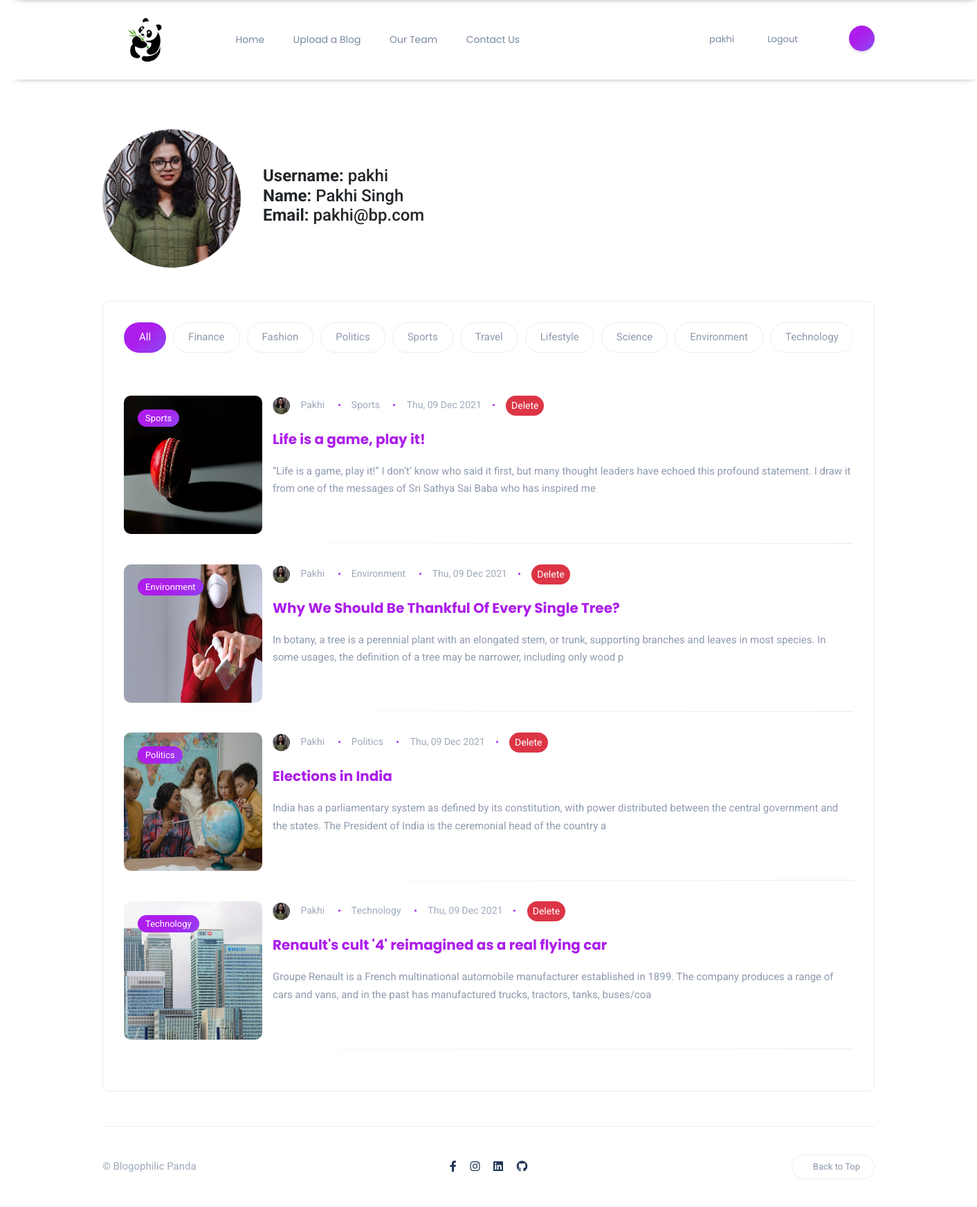
/accounts/profile/pakhi (signed in), run on the app's committed database.
### accounts/models.py (models this page shows, shortened)
class Profile(models.Model):
    user = models.OneToOneField(User, on_delete=models.CASCADE)
    image = models.ImageField(upload_to = 'profile_pics', null=True)
    slug = models.SlugField(max_length=264, unique=True, editable=False, default='')
    def __str__(self):
        return f'{self.user.username}'

### content/models.py (models this page shows, shortened)
class BlogPost(models.Model):
    author = models.ForeignKey(User, on_delete=models.CASCADE, related_name= 'post_author')
    blog_title = models.CharField(max_length= 264)
    slug = models.SlugField(max_length=264, unique=True, default='',editable=False)
    blog_content = models.TextField()
    blog_image = models.ImageField(upload_to= 'blog_image')
    publish_date = models.DateTimeField(auto_now_add=True)
    category = models.ForeignKey(Category, on_delete = models.CASCADE, related_name ='blog_cat')
    likes = models.ManyToManyField(User, related_name='blog_posts')
    class Meta:
        ordering = ['-publish_date']

class Category(models.Model):
    category = models.CharField(max_length = 50, unique = True)
    def __str__(self):
        return self.category

### accounts/views.py (the view)
# urls.py: path('profile/<slug:profile_slug>', views.profile, name='profile'),
@login_required(login_url='login')
def profile(request, profile_slug):
    profile = Profile.objects.get(slug = profile_slug)
    user = User.objects.get(username = profile)
    blogs = BlogPost.objects.filter(author = user)
    context = {
        "blogs": blogs,
        "tags": {
        'Finance': 'Finance',
        'Fashion': 'Fashion',
        'Politics' : 'Politics',
        'Sports' : 'Sports',
        'Travel' : 'Travel',
        'Lifestyle' : 'Lifestyle',
        'Science' : 'Science',
        'Environment' : 'Environment',
        'Technology' : 'Technology',
        },
        "profile_det": profile,
        "user_det": user,
    }
    return render(request, "accounts/profile.html", context)

### content/template_tags/get_post_Cat.py (called while the page is built)
@register.filter
def get_post_Cat(dictionary, key):
    return dictionary.get(str(key))

### templates/accounts/profile.html (shortened to what this page needs)
{% extends "base.html" %}
{% load get_post_Cat %}
{% load static %}
{% block content %}
<link rel="stylesheet" href="{% static 'css/blogs/home.css' %}">
<section id="hero">
    <div class="container-xl">
        <div class="row gy-4 d-flex flex-row flex-nowrap my-5 align-items-center">
            <li class="list-inline-item" style="width: auto;">
                <img src="{{ profile_det.image.url }}" class="author rounded-circle" alt="" style="height: 200px; width: 200px;">
            </li>
            <div class="h4 text-dark">
                <b>Username: </b>{{ user_det.username }}<br>
                <b>Name: </b>{{ user_det.first_name }} {{ user_det.last_name }}<br>
                {% if user.username == user_det.username %}
                <b>Email: </b>{{ user_det.email }}<br>
                {% endif %}
            </div>
        </div>
        <div class="row gy-4">
            <div class="col-lg-12">
                <div class="post-tabs rounded bordered">
                    <ul class="nav nav-tabs nav-pills nav-fill nav-category" id="postTab" role="tablist">
                        <li class="nav-item" role="presentation">
                            <button aria-controls="all" aria-selected="true" class="nav-link active"
                                data-bs-target="#all" data-bs-toggle="tab" id="all-tab" role="tab"
                                type="submit">
                                All
                            </button>
                        </li>
                        {% for tag in tags %}
                        <li class="nav-item" role="presentation">
                            <button aria-controls="{{ tag }}" aria-selected="false" class="nav-link"
                                data-bs-target="#{{ tag }}" data-bs-toggle="tab" id="{{ tag }}-tab" role="tab"
                                type="submit">
                                {{ tag }}
                            </button>
                        </li>
                        {% endfor %}
                    </ul>
                    <div class="tab-content" id="postsTabContent">
                    <div class="row tab-pane fade show active" id="all" aria-labelledby="all-tab" role="tabpanel">
                        {% for blog in blogs %}
                        <div class="col-md-12 col-sm-6">
                            <div class="post post-list clearfix">
                                <div class="thumb rounded">
                                    <a href="" class="category-badge position-absolute">{{ tags|get_post_Cat:blog.category }}</a>
                                    <a href="{% url 'blog_details' the_slug=blog.slug %}">
                                        <div class="inner">
                                            <img src="/media/{{ blog.blog_image }}" alt="" style="height: 200px; width: 200px;">
                                        </div>
                                    </a>
                                </div>
                                <div class="details">
                                    <ul class="meta list-inline mb-3">
                                        <li class="list-inline-item">
                                            <img src="{{ blog.author.profile.image.url }}" class="author" alt="" style="height: 25px; width: 25px;">
                                            {{ blog.author|capfirst }}
                                        </li>
                                        <li class="list-inline-item">
                                            {{ tags|get_post_Cat:blog.category}}</a>
                                        </li>
                                        <li class="list-inline-item">{{ blog.publish_date|date:"D, d M Y" }}</li>
                                        {% if user.username == user_det.username %}
                                        <li class="list-inline-item"><a class="btn btn-danger text-white btn-sm" href="{% url 'blog_delete' the_slug=blog.slug %}">Delete</a></li>
                                        {% endif %}
                                    </ul>
                                    <h5 class="post-tile">
                                        <a href="{% url 'blog_details' the_slug=blog.slug %}">
                                            {{ blog.blog_title }}
                                        </a>
                                    </h5>
                                    <p class="excerpt mb-0">
                                        {{ blog.blog_content|slice:":200" }}
                                    </p>
                                    <div class="post-bottom clearfix d-flex align-items-center">
                                        <div class="social-share me-auto">
                                        </div>
                                    </div>
                                </div>
                            </div>
                        </div>
                        {% endfor %}
                    </div>
                    </div>
                </div>
            </div>
        </div>
    </div>
</section>
{% endblock content %}

### templates/navbar.html (shortened to what this page needs)
{% load static %}
<link rel="stylesheet" href="{% static 'css/navbar.css' %}">
<header class="header-default">
    <nav class="navbar navbar-expand-lg">
        <div class="container-xl">
            <a href="{% url 'home' %}" class="navbar-brand">
                <img src="{% static 'images/logo.png' %}" alt="" style="height: 75px;">
            </a>
            <div class="collapse navbar-collapse">
                <ul class="navbar-nav mr-auto">
                    <li class="nav-item ">
                        <a href="{% url 'home' %}" class="nav-link ">Home</a>
                    </li>
                    <li class="nav-item">
                        <a href="{% url 'uploading_blogs' %}" class="nav-link">Upload a Blog</a>
                    </li>
                    <li class="nav-item">
                        <a href="{% url 'our_team' %}" class="nav-link">Our Team</a>
                    </li>
                    <li class="nav-item">
                        <a href="{% url 'contact' %}" class="nav-link">Contact Us</a>
                    </li>
                </ul>
            </div>
            <div class="header-right d-flex">
                <ul class="navbar-nav collapse navbar-collapse">
                    {% if user.is_authenticated %}
                    <li>
                        <a href="{% url 'profile' profile_slug=user.profile.slug %}" class="dropdown-item">{{ user }}</a>
                    </li>
                    <li>
                        <a href="{% url 'logout' %}" class="dropdown-item">Logout</a>
                    </li>
                    {% endif %}
                </ul>
                <div class="header-buttons">
                    <button class="search icon-button">
                    </button>
                </div>
            </div>
        </div>
    </nav>
</header>

### static/css/base.css (style rules this page uses)
body { color: #8f9bad; background-color: #fff; font-family: 'Roboto', sans-serif !important; font-size: 15px; line-height: 1.7; overflow-x: hidden; -webkit-font-smoothing: antialiased; }

### static/css/navbar.css (style rules this page uses)
.header-default { padding: 20px 0; margin-bottom: 2%; position: relative; width: 100%; box-shadow: 10px 10px 10px -15px #111; }
.header-default .navbar-nav { margin-left: 50px; }
.header-default.clone { position: fixed; top: 0; left: 0; background: #fff; border-bottom: 1px solid #ebebeb; right: 0; padding: 25px 0; transform: translateY(-100%); transition: 0.2s transform cubic-bezier(0.3, 0.73, 0.3, 0.7); z-index: 4; }
.navbar { padding: 0; }
.navbar-nav { font-family: 'Poppins', sans-serif; font-size: 14px; }
.navbar-nav .nav-link { padding: 0.439rem 1rem; color: #79889e; }
.navbar-brand { padding-top: 0; padding-bottom: 0; margin-right: 0; }
.dropdown-item { display: block; width: 100%; padding: 0.6rem 1.5rem; clear: both; font-weight: 400; font-size: 13px; color: #79889e; text-align: inherit; text-decoration: none; white-space: nowrap; background-color: transparent; border: 0; }
.header-right .header-buttons { display: inline-block; margin-left: 50px; }
.header-right .header-buttons button { margin-left: 10px; }
.header-right .header-buttons button:first-child { margin-left: 0; }
@media (min-width: 992px) { .navbar-expand-lg .navbar-nav .nav-link { padding-right: 1.3rem; padding-left: 1.3rem; } }
@media (min-width: 1200px) { .container-xl { max-width: 1140px; } }
@media (min-width: 1400px) { .container-xl { max-width: 1140px; } }
button { transition: all 0.3s ease-in-out; }
.icon-button { color: #fff; border: 0; border-radius: 50%; background-color: #6e72fc; background-image: linear-gradient(315deg, #6e72fc 0%, #ad1deb 74%); background-size: auto 200%; display: inline-flex; justify-content: center; align-items: center; height: 37px; line-height: 39px; text-align: center; vertical-align: middle; width: 37px; box-shadow: 0px 2px 4px 0px rgba(0, 0, 0, 0.15); transition: all 0.2s ease-in-out; outline: none; }
.btn { color: #fff; border: 0; border-radius: 25px; font-family: 'Roboto', sans-serif; font-size: 14px; font-weight: 400; overflow: hidden; position: relative; display: inline-block; vertical-align: middle; white-space: nowrap; text-align: center; transition: all 0.3s ease-in-out; }

### data on the page
Profile: image (picture)
BlogPost: category.category "Sports", blog_image (picture), author.profile.image (picture), author "Pakhi", publish_date "Thu, 09 Dec 2021", blog_title "Life is a game, play it!", blog_content "“Life is a game, play it!” I don’t’ know who said it first, but many thought leaders have echoed this profound statement. I draw it from one of the messages of Sri Sathya Sai Baba who has inspired me"
BlogPost: category.category "Environment", blog_image (picture), author.profile.image (picture), author "Pakhi", publish_date "Thu, 09 Dec 2021", blog_title "Why We Should Be Thankful Of Every Single Tree?", blog_content "In botany, a tree is a perennial plant with an elongated stem, or trunk, supporting branches and leaves in most species. In some usages, the definition of a tree may be narrower, including only wood p"
BlogPost: category.category "Politics", blog_image (picture), author.profile.image (picture), author "Pakhi", publish_date "Thu, 09 Dec 2021", blog_title "Elections in India", blog_content "India has a parliamentary system as defined by its constitution, with power distributed between the central government and the states. The President of India is the ceremonial head of the country a"
BlogPost: category.category "Technology", blog_image (picture), author.profile.image (picture), author "Pakhi", publish_date "Thu, 09 Dec 2021", blog_title "Renault's cult '4' reimagined as a real flying car", blog_content "Groupe Renault is a French multinational automobile manufacturer established in 1899. The company produces a range of cars and vans, and in the past has manufactured trucks, tractors, tanks, buses/coa"

### other printed values
{{ user }} "pakhi"
{{ user_det.username }} "pakhi"
{{ user_det.first_name }} "Pakhi"
{{ user_det.last_name }} "Singh"
{{ user_det.email }} "pakhi@bp.com"
{{ tag }} "Finance" "Fashion" "Politics" "Sports" "Travel" "Lifestyle" "Science" "Environment" "Technology"
